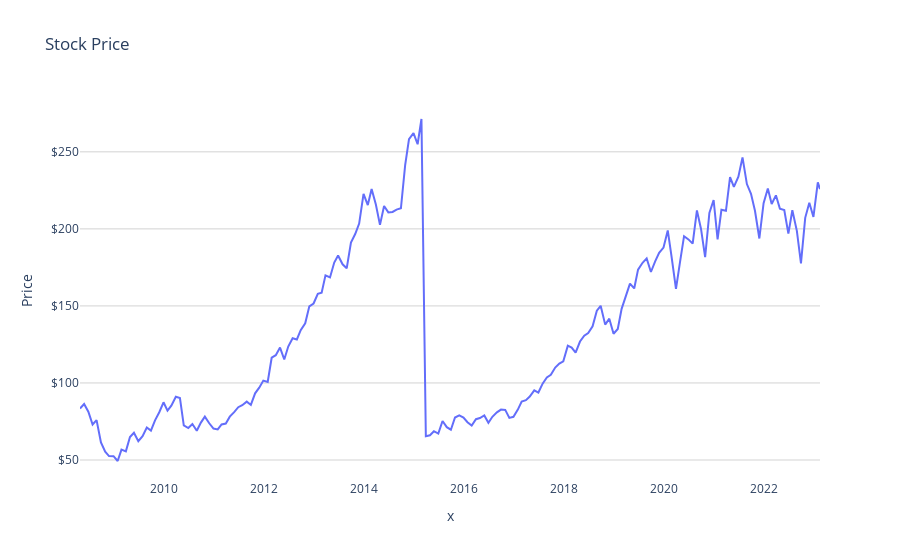
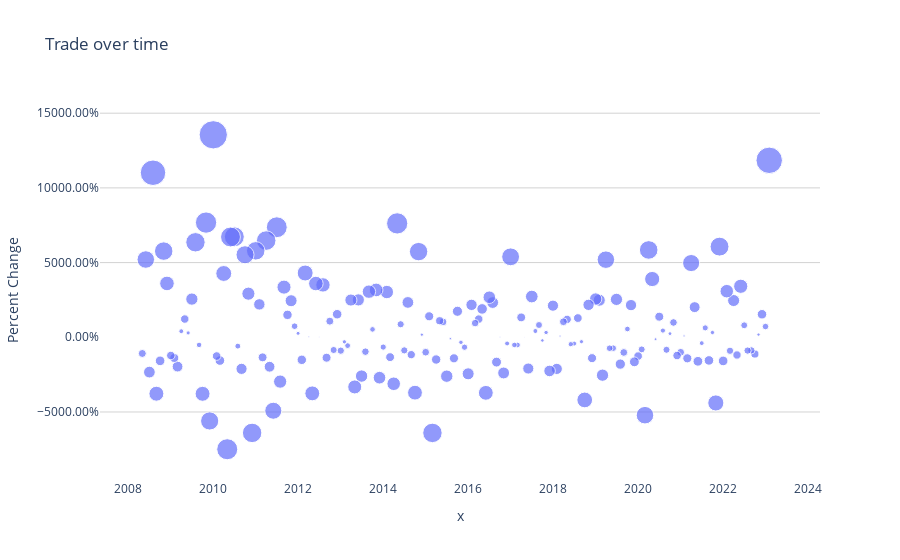

The notebook cell saved with these charts, in order:
### Code cell
stockViz(dataTransformation(dataExtraction(accessing_endpoints_loop('V'))))

### Figure 1 — Plotly figure (JSON) as saved in the notebook; plotly's stock layout.template omitted (floating-point values rounded to 4 significant figures; data arrays with more than 128 entries replaced by an {"elided": "..."} marker saying what was removed)
{"data": [{"hovertemplate": "x=%{x}<br>y=%{y}<extra></extra>", "legendgroup": "", "line": {"color": "#636efa", "dash": "solid"}, "marker": {"symbol": "circle"}, "mode": "lines", "name": "", "orientation": "v", "showlegend": false, "type": "scatter", "x": {"elided": "179 str values"}, "xaxis": "x", "y": {"elided": "179 float values"}, "yaxis": "y"}], "layout": {"autosize": true, "legend": {"tracegroupgap": 0}, "plot_bgcolor": "rgb(255, 255, 255)", "title": {"text": "Stock Price"}, "xaxis": {"anchor": "y", "autorange": true, "domain": [0, 1], "gridcolor": "lightgray", "range": ["2008-04-30", "2023-02-16"], "showgrid": false, "title": {"text": "x"}, "type": "date"}, "yaxis": {"anchor": "x", "autorange": true, "domain": [0, 1], "gridcolor": "lightgray", "range": [37.02, 283.6], "tickformat": "$", "title": {"text": "Price"}, "type": "linear"}}}

### Figure 2 — Plotly figure (JSON) as saved in the notebook; plotly's stock layout.template omitted (floating-point values rounded to 4 significant figures; data arrays with more than 128 entries replaced by an {"elided": "..."} marker saying what was removed)
{"data": [{"hovertemplate": "x=%{x}<br>y=%{y}<br>size=%{marker.size}<extra></extra>", "legendgroup": "", "marker": {"color": "#636efa", "size": {"elided": "179 float values"}, "sizemode": "area", "sizeref": 0.3388, "symbol": "circle"}, "mode": "markers", "name": "", "orientation": "v", "showlegend": false, "type": "scatter", "x": {"elided": "179 str values"}, "xaxis": "x", "y": {"elided": "179 float values"}, "yaxis": "y"}], "layout": {"autosize": true, "legend": {"itemsizing": "constant", "tracegroupgap": 0}, "plot_bgcolor": "rgb(255, 255, 255)", "title": {"text": "Trade over time"}, "xaxis": {"anchor": "y", "autorange": true, "domain": [0, 1], "gridcolor": "lightgray", "range": ["2007-05-21 11:42:02.4305", "2024-03-14 18:59:07.8006"], "showgrid": false, "title": {"text": "x"}, "type": "date"}, "yaxis": {"anchor": "x", "autorange": true, "domain": [0, 1], "gridcolor": "lightgray", "range": [-107.5, 174.4], "tickformat": ".2%", "title": {"text": "Percent Change"}, "type": "linear"}}}
